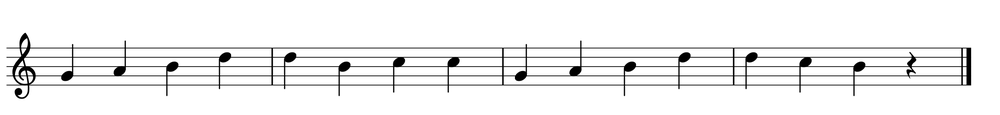
#> input picture data/1.png, 1000 x 115 px, shrunk from 2255 x 259 before the run
$ jupyter execute music_sheet_reader.ipynb   (shell and % lines are left out)   (older library calls are emulated)
#> lines starting #> are read from the running program, lines starting #| are printed output that depends on the picture; after the words box and inside, x2 and y2 are one past the last pixel; in counts of white or black regions, pixels touching at a corner belong together
# Descrição do Problema:
O problema consiste em identificar e extrair todas informações presentes em uma partitura, sendo elas:
- Clave da partitura, dividida entre 3 possibilidades sendo elas:
    - Clave de Sol (G)
    - Clave de Fá (F)
    - Clave de Dó (C)
- Notas, essas tem sua identificação dependendo da posição em que estão sobre ou entre as linhas de uma partitura. Como a figura abaixo representa, aproveitando e colocando a notação com as claves.


- Figuras/Símbolos musicais: essas são as representações de duração de uma nota dentro de um compasso, sendo divididas em:
    - Semibreve
    - Mínima
    - Semínima
    - Colcheia
    - Semicolcheia
    - Fusa
    - Semifusa
    - A figura abaixo apresenta esses símbolos/figuras ordenadas da forma apresentada acima.


- Figuras/Símbolos de pausas: essas são as representações para as pausas, ou seja, momentos de silêncio em uma música, tem a mesma divisão de tempos para as figuras musicais, apresentada na figura abaixo.


# Metodologia:
Após definido o que deve-se reconhecer em uma partitura parte-se para a metodologia que será utilizada para o projeto, após obtenção da imagem a ser processada as atividades serão divididas em:
- Conversão para tons de cinza; ---> ok
- Limiarização e segmentação: deve-se escolher algum método adequado para isso; --->
- Morfologia: isolar elementos pela sua forma; ---> ok
- Organizar a ordem que cada símbolo aparece; ----> ok
- Classificação: definir o que cada elementos isolado pela morfologia é; ---> X

# Bibliotecas a serem utilizadas:

[cell 1]
import cv2
import matplotlib.pyplot as plt
import numpy as np
import sys
from statistics import mean, median
from math import sin, cos, pi, sqrt, ceil, floor, fabs
from random import randint

## 1. Importando a imagem

[cell 2]
path = "data/1.png"
image = cv2.imread(path)
#> image is the input picture: shape (115, 1000, 3); min 0, max 255, mean 240.2

### Funções :

[cell 3]
def display(image, title, gray=0):
    plt.figure(figsize=(50,50))

    if gray==0:
        plt.imshow(image)
    else:
        plt.imshow(image, cmap = 'gray')
    plt.rc('xtick', labelsize=40)
    plt.rc('ytick', labelsize=40)
    plt.title(title, fontsize=50)
    plt.show()

# [11 lines left out: functions displayWin, graycolor, not called in this run]
def binarize(img):
    return cv2.Canny(img, 50, 150)
def detectStaffLines(binImg):
    """Responsável por detectar os pontos de inicio de cata linha de pauta das varias pautas de cada partitura.
    Retorna um vetor com cada pauta e onde (x, y) suas linhas de pauta começam."""

    """ Dilatação e Erosão da imagem para obter seu aspecto horizontal"""
    hor = binImg.copy() #hor irá armazena uma imagem com o aspecto das linhas horizontais de binImg
    horSize = int(hor.shape[1]/100) #define o tamanho do elemento estruturante (nº colunas/100)

    horStructure = cv2.getStructuringElement(cv2.MORPH_RECT, (horSize, 1)) #define o elemento estruturante (um segmento de reta horizontal)
    hor = cv2.erode(hor, horStructure, (-1, -1)) #realiza a erosão na imagem que contém as bordas
    hor = cv2.dilate(hor, horStructure, (-1, -1)) #realiza dilatação na imagem erodida

    h, w = hor.shape[:2] #obtém dimensões da imagem
    c = hor.copy() #cria uma imagem de backup para poder desenhar informações úteis nela
    c = cv2.cvtColor(c, cv2.COLOR_GRAY2BGR) #transforma a imagem de tons de cinza para colorida (BGR)

    """ Detectar as linhas de pauta candidatas (LPCs) """
    threshLine = w/3 #threshold para considerar uma linha de imagem (LI) como linha de pauta (LP)
    #^o threshold assume que a largura das pautas é, pelo menos, maior que 1 terço da largura da imagem
    lineSizes = [] #lista de tamanhos (número de pixels brancos) das LPCs
    lineIdxs = [] #lista de índices das LPCs na imagem original (hor)
    diffs = [] #lista de tamanhos dos gaps (vãos) entre LPCs sucessivas
    idxLPC = 0 #índice da última LPC detectada
    for x in range(0, h): #para todas as LIs da imagem original
        cnt = np.count_nonzero(hor[x]) #conta pixels brancos (não-nulos) da LI x
        if (cnt >= threshLine): #se o número de pixels brancos é maior que o threshold de linhas, então a LI x é considerada uma LPC i
            lineSizes.append(cnt) #armazena tamanho da LPC i na lista de tamanhos
            lineIdxs.append(x) #armazena índice da LPC i na lista de índices
            if (idxLPC != 0): #exceto para a primeira LI
                diffs.append(lineIdxs[idxLPC] - lineIdxs[idxLPC-1]) #calcula o gap entre as duas últimas LPCs detectadas
            idxLPC += 1 #avança o índice de LPCs

    nLPCs = idxLPC #no final do passo 1, a variável idxLPC contém o número de LPCs
    if (nLPCs < 5): #se o número de LPCs é menor que o número mínimo de linhas para se ter uma pauta (5)
        return None, -1 #então, nenhuma pauta foi detectada

    """ Detectando a distância (gap) entre as LPCs """
    mini = np.amin(diffs) #obtém a mínima distância entre LPCs sucessivas
    maxi = np.amax(diffs) #obtém a máxima distância entre LPCs sucessivas

    if (nLPCs >= 20): #se a variância dos gaps é alta, então é provável que a partitura tenha mais de uma pauta
        threshGap = int(mini + (maxi/3)) #threshGap é o threshold para considerar uma distância de LPCs sucessivas como sendo um espaço entre pautas
        #^o threshold assume que o gap entre as pautas é a menor distância entre LPCs sucessivas + um terço da maior distância entre LPCs sucessivas
    else: #se a variância dos gaps é baixa, então é provável que a partitura tenha apenas uma pauta
        threshGap = maxi+1 #o threshold atribuido é para garantir que apenas uma pauta será detectada nos próximos passos

    """ Detectar onde as LPs começam no eixo y. """
    b = 0 #índice, na lista de índices das LPCs, do começo (begin) da última LP detectada
    nStaves = 0 #o atual número de pautas detectadas
    staves = [] #lista de pautas, contendo para cada pauta as informações sobre os 5 pontos de início de cada LP

    for x in range(1, nLPCs): #para todas as possíveis linhas de pauta (LPCs)
        if ((lineIdxs[x] - lineIdxs[x-1] >= threshGap) or x == nLPCs-1): #verifica se o espaço entre uma LPC e outra pode ser considerado um espaço de pautas
            if (x == nLPCs-1): #este if garante que a última pauta será detectada
                x = nLPCs;

            nStaves = nStaves + 1 #ao entrar neste if, uma nova pauta foi detectada
            d = (lineIdxs[x-1] - lineIdxs[b])/4 #calcula-se então a distância entre as linhas de uma pauta
            #abaixo, calcula-se os pontos de início (apenas o y) das 5 linhas da pauta recém-detectada
            staves.append(([0, lineIdxs[b]], [0, lineIdxs[b]+d], [0, lineIdxs[b]+2*d], [0, lineIdxs[b]+3*d], [0, lineIdxs[x-1]]))
            b = x #por fim, a próxima pauta começa onde a última terminou

    """ Detectar onde as LPs começam no eixo x """
    for s in range(0, nStaves): #para cada pauta s detectada
        for j in range(0, w): #para todas as colunas j da imagem original no eixo x
            b = staves[s][0][1] #b é a linha onde começa a pauta s
            e = staves[s][4][1] #e é a linha onde termina a pauta s
            cnt = 0 #cnt armazena o número de pixels brancos na coluna j
            for i in range(b, e+1): #i vai do começo até o fim da pauta s no eixo y
                if (hor[i][j] != 0): #se o pixel da imagem no ponto (i, j) é branco
                    cnt += 1 #aumenta o contador de pixels brancos na coluna j
                if (cnt == 3): #3 é o threshold usado para afirmar que aquela coluna é onde começa a pauta s no eixo x
                    staves[s][0][0] = j #o eixo x de todas LPs da pauta s é atualizado com o valor de j
                    staves[s][1][0] = j
                    staves[s][2][0] = j
                    staves[s][3][0] = j
                    staves[s][4][0] = j
                    break

    """ Desenhar círculos vermelhos onde foram detectadas as pautas """
    for i in range(0, nStaves): #para cada pautas i detectada
        for j in range(0, 5): #para cada linha j da pauta i detectada
            #abaixo, desenha-se um círculo vermelho de raio 3 e espessura -3 onde começa a LP j da pauta i
            cv2.circle(c, (int(staves[i][j][0]), int(staves[i][j][1])), 3, (0, 0, 255), -3)

    """ Mostra algumas informações referentes às pautas detectadas """
    print("Estimated size of the staff lines = ", median(lineSizes))
    print("Estimade number of staves = ", nStaves)

    display( hor,"Detecção de linhas horizontais",gray = 1)
    display( c,"Circulo vermelho sobre as linhas da partitura", gray = 1)
    return staves, d #retorna o conjunto de pautas e uma possivel distância entre as linhas de pauta

def removeStaffLines(binImg, lim):
    """ Remove as linhas de pauta de uma imagem de partitura.
    Retorna uma imagem sem as linhas de pauta. """

    """ Realizar erosão e dilatação da imagem binária para obter seu aspecto horizontal """
    hor = binImg.copy() #hor irá armazena uma imagem com o aspecto das linhas horizontais de binImg
    horSize = int(hor.shape[1]/100) #define o tamanho do elemento estruturante (nº colunas/100)

    horStructure = cv2.getStructuringElement(cv2.MORPH_RECT, (horSize, 1)) #define o elemento estruturante (um segmento de reta horizontal)
    hor = cv2.erode(hor, horStructure, (-1, -1)) #realiza a erosão na imagem que contém as bordas
    hor = cv2.dilate(hor, horStructure, (-1, -1)) #realiza dilatação na imagem erodida

    h, w = binImg.shape[:2] #obtém dimensões da imagem de entrada

    for j in range(0, lim+1):
        for i in range(0, h):
            binImg[i][j] = 0

    res = binImg.copy() #cria uma cópia da imagem de entrada para poder modificá-la e retorná-la

    """ Remover as possíveis linhas de pauta """
    go = [[-1, -1], [0, -1], [1, -1], [-1, 1], [0, 1], [1, 1]]
    threshLine = w/3 #threshold para considerar uma linha de imagem (LI) como linha de pauta (LP)
    for i in range(0, h): #para todas as LIs da imagem original
        cnt = np.count_nonzero(hor[i]) #conta pixels brancos (não-nulos) da LI x
        if (cnt >= threshLine): #se o número de pixels brancos é maior que o threshold de linhas, então a LI x é considerada uma LPC i
            (res[i]).fill(0) #remove as LPCs, preenchendo a LIs correspondentes com pixels pretos

    """ Dilatar a imagem resultante para mitigar os efeitos de corte advindos da remoção de linhas de pauta """
    kernel1 = cv2.getStructuringElement(cv2.MORPH_RECT,(3,3)) #obtém um elemento estruturante quadrado 3x3
    kernel2 = cv2.getStructuringElement(cv2.MORPH_RECT,(3,3)) #obtém um elemento estruturante quadrado 3x3
    kernel3 = cv2.getStructuringElement(cv2.MORPH_RECT,(7,7)) #obtém um elemento estruturante quadrado 3x3
    kernel4 = cv2.getStructuringElement(cv2.MORPH_RECT,(3,1))
    kernel5 = cv2.getStructuringElement(cv2.MORPH_RECT,(7,7))

    res = cv2.dilate(res, kernel2, iterations=2)
    res = cv2.morphologyEx(res, cv2.MORPH_CLOSE, kernel2, iterations=1)
    res = cv2.dilate(res, kernel4, iterations=1)
    res = cv2.dilate(res, kernel4, anchor=(2,0),iterations=1)
    res = cv2.morphologyEx(res, cv2.MORPH_CLOSE, kernel5, iterations=1)


    return res;

def removeStaffLines2(f):
    height = np.size(f, 0)
    width = np.size(f, 1)
    mid = int(width/2)

    mask = np.zeros([3, 5, 1], dtype=np.uint8)

    for j in range(0,5):
        mask[0,j] = 255
        mask[1,j] = 0
        mask[2,j] = 255

    th, g = cv2.threshold(f,1,255,cv2.THRESH_BINARY)
    cont = 0
    flag = 1

    for i in range(0,height):
        if g[i,mid] == 0:
            cont = 0
            for j in range(0,width):
                if g[i,j] == 0:
                    cont = cont + 1
            if cont > width*0.8:
                # executar limpeza da linha
                for k in range(0,width):
                    if g[i,k] == 0:
                        #compara imagens
                        flag = 1
                        for a in range(k, k+5): #compara a frente da posicao atual na imagem com mascara, se for, identico limpa posicao atual
                            if g[i-1,k] != mask[0,a-k]:
                                flag = 0
                            elif g[i,k] != mask[1,a-k]:
                                flag = 0
                            elif g[i+1,k] != mask[2,a-k]:
                                flag = 0
                            if flag == 1:
                                #limpa posicao atual
                                g[i,k] = 255

    g = binarize(g)
    kernel = cv2.getStructuringElement(cv2.MORPH_RECT,(3,3))
    g = cv2.dilate(g, kernel, iterations=3)

    return g;

def segment(binImg, cImg, opt):
    im2, contours, hierarchy = cv2.findContours(binImg, cv2.RETR_EXTERNAL, cv2.CHAIN_APPROX_SIMPLE)

    bboxes = []
    for i in range(0, len(contours)):
        cnt = contours[i]
        perimeter = cv2.arcLength(cnt, True)
        threshPerimeter = 25
        if (perimeter >= threshPerimeter):
            x, y, w, h = cv2.boundingRect(contours[i])
            bboxes.append([x, y, w, h, None])
            cv2.rectangle(cImg, (x,y), (x+w, y+h), (randint(0, 255), randint(0, 255), randint(0, 255)), 3)

    display(cImg ,"Segmented " + str(opt), gray = 1)


    return bboxes;

[cell 4]
def distance(point1, point2):
    return np.sqrt((point1[0] - point2[0]) ** 2 + (point1[1] - point2[1]) ** 2)

## Defines

[cell 5]
SAVING_IMAGES_STEPS = True
VERBOSE = True
LINES_DISTANCE_THRESHOLD = 50
LINES_ENDPOINTS_DIFFERENCE = 10
THRESHOLD_MIN = 160
THRESHOLD_MAX = 255
GAUSSIAN_BLUR_KERNEL = (11, 11)
NOTE_PITCH_DETECTION_MIDDLE_SNAPPING = 6

# Key extractor:
KEY_WIDTH_DIVIDER = 40
# WINDOW_WIDTH = 50
WHITE_PIXELS_PERCENTAGE = 0.85
WINDOW_SHIFT = 2

## Main

[cell 6]
path = "data/1.png"
img = cv2.imread(path) #Carrega a imagem, designada pelo argumento 1 passado via linha de comando
grayImg = cv2.cvtColor(img, cv2.COLOR_BGR2GRAY) #Converte a imagem do espaço de cores BGR para tons de cinza
binImg = binarize(grayImg) #Binariza a imagem em tons de cinza
#> in binarize, `return cv2.Canny(img, 50, 150)`:
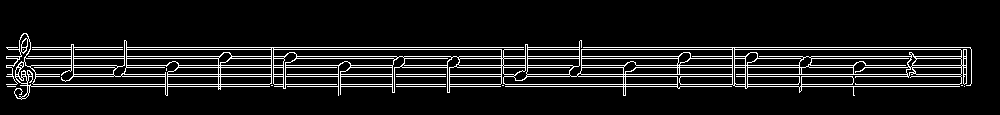
#> returned value: shape (115, 1000); 9.4% white in thin lines or dots, all inside (x1, y1, x2, y2) = (6, 33, 972, 100)

h, w = img.shape[:2]

staves, D = detectStaffLines(binImg.copy()) #detecta onde começam as linhas de pauta
#> in detectStaffLines, `hor = cv2.erode(hor, horStructure, (-1, -1))`:
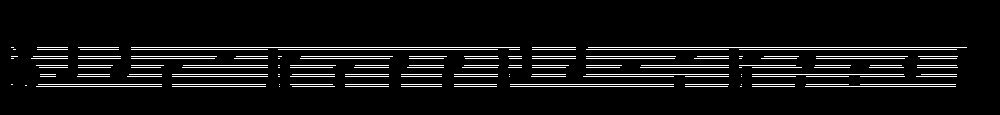
#> hor: shape (115, 1000); 6.5% white in thin lines or dots, all inside (x1, y1, x2, y2) = (11, 47, 967, 87)
#> in detectStaffLines, `hor = cv2.dilate(hor, horStructure, (-1, -1))`:
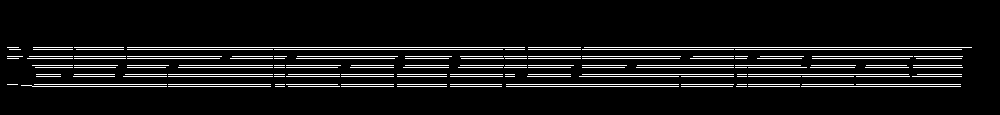
#> hor: shape (115, 1000); 7.7% white in thin lines or dots, all inside (x1, y1, x2, y2) = (7, 47, 972, 87)
#> the loop in detectStaffLines, `for x in range(0, h):` made 115 passes
#> cnt on passes 1 to 8: 0, 0, 0, 0, 0, 0, 0, 0
#> after the loop in detectStaffLines, `for x in range(0, h):`: diffs = [2, 7, 2, 7, 2, 7, 2, 8, 2]; idxLPC = 10; lineIdxs = [47, 49, 56, 58, 65, 67, 74, 76, 84, 86]; lineSizes = [941, 927, 875, 861, 829, 829, 853, 863, 909, 903]
#> in detectStaffLines, `nLPCs = idxLPC`: nLPCs = 10
#> in detectStaffLines, `mini = np.amin(diffs)`: mini = 2
#> in detectStaffLines, `maxi = np.amax(diffs)`: maxi = 8
#> in detectStaffLines, `threshGap = maxi+1`: threshGap = 9
#> the loop in detectStaffLines, `for x in range(1, nLPCs):` made 9 passes
#> (d, b) on pass 9: (9.75, 10)
#> after the loop in detectStaffLines, `for x in range(1, nLPCs):`: b = 10; d = 9.75; nStaves = 1; staves = [([0, 47], [0, 56.75], [0, 66.5], [0, 76.25], [0, 86])]
#> after the loop in detectStaffLines, `for s in range(0, nStaves):`: staves = [([962, 47], [962, 56.75], [962, 66.5], [962, 76.25], [962, 86])]
#> after the loop in detectStaffLines, `for i in range(0, nStaves):`:
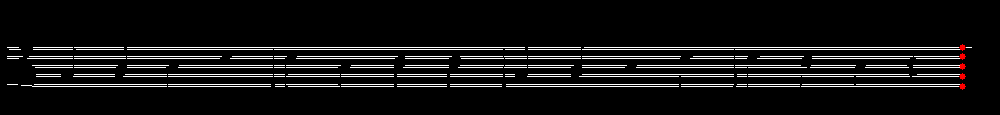
#> c: shape (115, 1000, 3); mean B, G, R 19.5, 19.5, 19.8
#| Estimated size of the staff lines =  869.0
#| Estimade number of staves =  1
#> D = 9.75
binImg3 = removeStaffLines(binImg.copy(), staves[0][0][0]) #remove as linhas de pauta
#> after the loop in removeStaffLines, `for j in range(0, lim+1):`:
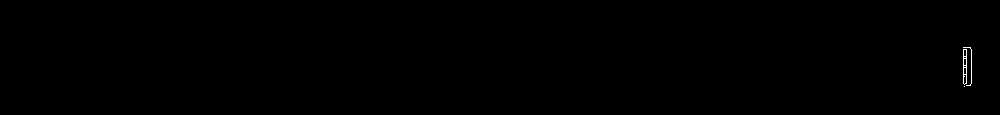
#> binImg: shape (115, 1000); 0.12% white in thin lines or dots, all inside (x1, y1, x2, y2) = (963, 47, 972, 87)
#> the loop in removeStaffLines, `for i in range(0, h):` made 115 passes
#> in removeStaffLines, `kernel1 = cv2.getStructuringElement(cv2.MORPH_RECT,(3,3))`: kernel1 = [[1, 1, 1], [1, 1, 1], [1, 1, 1]]
#> in removeStaffLines, `kernel4 = cv2.getStructuringElement(cv2.MORPH_RECT,(3,1))`: kernel4 = [[1, 1, 1]]
#> in removeStaffLines, `res = cv2.dilate(res, kernel4, anchor=(2,0),iterations=1)`:
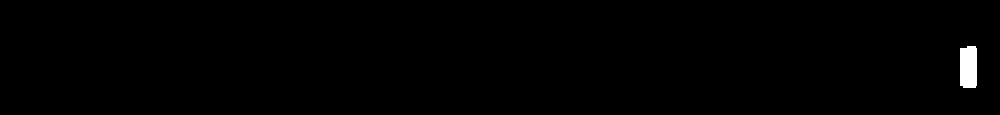
#> res: shape (115, 1000); 0.6% white; 1 white region, box (x1, y1, x2, y2) and area: (960, 46, 977, 88) 690
binImg2 = removeStaffLines2(grayImg.copy()) #remove as linhas de pauta
#> in removeStaffLines2, `height = np.size(f, 0)`: height = 115
#> in removeStaffLines2, `width = np.size(f, 1)`: width = 1000
#> in removeStaffLines2, `mid = int(width/2)`: mid = 500
#> in removeStaffLines2, `th, g = cv2.threshold(f,1,255,cv2.THRESH_BINARY)`:
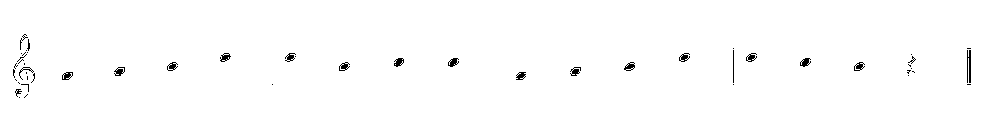
#> g: shape (115, 1000); 99% white; black in thin lines or dots, all inside (x1, y1, x2, y2) = (13, 34, 971, 98)
#> in binarize (call 2), `return cv2.Canny(img, 50, 150)`:
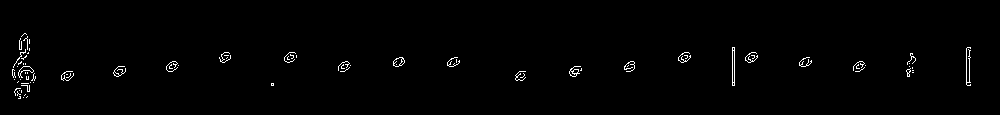
#> returned value: shape (115, 1000); 1% white in thin lines or dots, all inside (x1, y1, x2, y2) = (12, 33, 971, 99)
#> in removeStaffLines2, `kernel = cv2.getStructuringElement(cv2.MORPH_RECT,(3,3))`: kernel = [[1, 1, 1], [1, 1, 1], [1, 1, 1]]
#> in removeStaffLines2, `g = cv2.dilate(g, kernel, iterations=3)`:
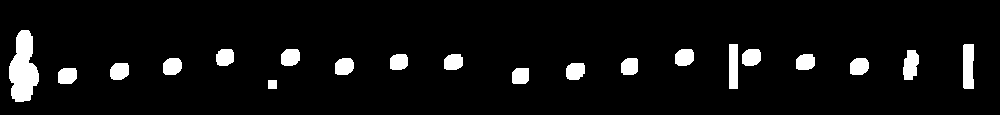
#> g: shape (115, 1000); 6% white; 20 white regions

## Imagens dos resultados e a Original

[cell 7]
display(img,"Original Image") #Exibe imagem original em BGR
display( binImg,"Image Edges", gray = 1) #Exibe as bordas da imagem
display(binImg3,"Removing Staff Lines (1 attempt)",gray = 1) #Exibe as bordas da imagem
display( binImg2,"Removing Staff Lines (2 attempt)", gray = 1) #Exibe as bordas da imagem
segment(binImg3, img.copy(), 1)
#> in segment, `im2, contours, hierarchy = cv2.findContours(binImg, cv2.RETR_EXTERNAL,..`: contours = 1 contour; box (x1, y1, x2, y2) and area: (960, 46, 977, 88) 634
#> the loop in segment, `for i in range(0, len(contours)):` made 1 pass
#> (perimeter, threshPerimeter, x, y, w, h) on pass 1: (111.7, 25, 960, 46, 17, 42)
#> after the loop in segment, `for i in range(0, len(contours)):`: bboxes = 1 item
segment(binImg2, img.copy(), 2)
#> call 2 of segment, with opt = 2
#> in segment (call 2), `im2, contours, hierarchy = cv2.findContours(binImg, cv2.RETR_EXTERNAL,..`: contours = 20 contours; largest, box (x1, y1, x2, y2) and area: (9, 30, 39, 102) 1386, (963, 44, 974, 89) 421, (729, 44, 738, 89) 352, (903, 50, 919, 80) 333, (281, 49, 300, 66) 254
#> the loop in segment (call 2), `for i in range(0, len(contours)):` made 20 passes
#> (cnt, perimeter, x, y, w, h) on passes 1, 19: ([[268, 80], [268, 88], [276, 88], [276, 80]], 32, 268, 80, 9, 9), ([[729, 44], [729, 88], [737, 88], [737, 44]], 104, 729, 44, 9, 45)
#> after the loop in segment (call 2), `for i in range(0, len(contours)):`:
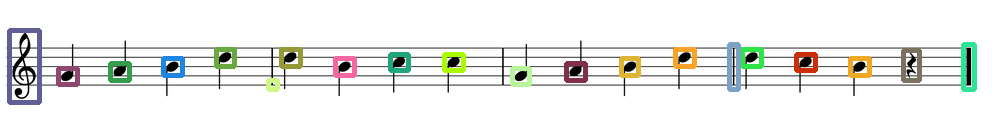
#> cImg: shape (115, 1000, 3); mean of channels 0, 1, 2 231.9, 234.9, 233.7; drawn as B, G, R
#> after the loop in segment (call 2), `for i in range(0, len(contours)):`: bboxes = 20 items

$ run again, with data/2.png copied over data/1.png
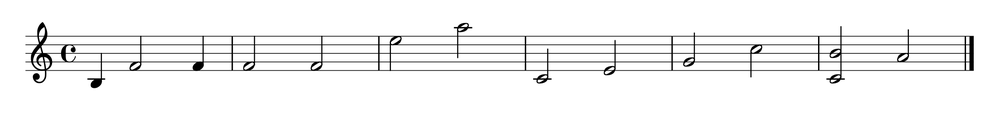
#> input picture data/2.png, 1000 x 115 px, shrunk from 2440 x 280 before the run
#> image is the input picture: shape (115, 1000, 3); min 0, max 255, mean 242.4
#> the loop in detectStaffLines, `for x in range(0, h):` made 115 passes
#> cnt on passes 1 to 8: 0, 0, 0, 0, 0, 0, 0, 0
#> after the loop in detectStaffLines, `for x in range(0, h):`: diffs = [2, 6, 2, 7, 2, 6, 2, 7, 2]; idxLPC = 10; lineIdxs = [35, 37, 43, 45, 52, 54, 60, 62, 69, 71]; lineSizes = [927, 905, 893, 894, 862, 871, 784, 812, 851, 872]
#> nLPCs = 10
#> mini = 2
#> maxi = 7
#> threshGap = 8
#> the loop in detectStaffLines, `for x in range(1, nLPCs):` made 9 passes
#> (d, b) on pass 9: (9, 10)
#> after the loop in detectStaffLines, `for x in range(1, nLPCs):`: b = 10; d = 9; nStaves = 1; staves = [([0, 35], [0, 44], [0, 53], [0, 62], [0, 71])]
#> after the loop in detectStaffLines, `for s in range(0, nStaves):`: staves = [([965, 35], [965, 44], [965, 53], [965, 62], [965, 71])]
#| Estimated size of the staff lines =  871.5
#| Estimade number of staves =  1
#> `staves, D = detectStaffLines(binImg.copy())`: D = 9
#> after the loop in removeStaffLines, `for j in range(0, lim+1):`:
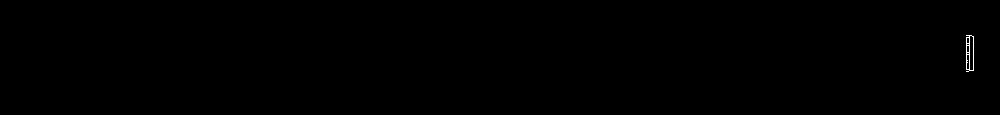
#> binImg: shape (115, 1000); 0.11% white in thin lines or dots, all inside (x1, y1, x2, y2) = (966, 35, 974, 72)
#> the loop in removeStaffLines, `for i in range(0, h):` made 115 passes
#> kernel1 = [[1, 1, 1], [1, 1, 1], [1, 1, 1]]
#> kernel4 = [[1, 1, 1]]
#> height = 115
#> width = 1000
#> mid = 500
#> kernel = [[1, 1, 1], [1, 1, 1], [1, 1, 1]]
#> contours = 1 contour; box (x1, y1, x2, y2) and area: (963, 34, 979, 73) 559
#> the loop in segment, `for i in range(0, len(contours)):` made 1 pass
#> (perimeter, threshPerimeter, x, y, w, h) on pass 1: (104.8, 25, 963, 34, 16, 39)
#> after the loop in segment, `for i in range(0, len(contours)):`: bboxes = 1 item
#> contours = 19 contours; largest, box (x1, y1, x2, y2) and area: (28, 19, 55, 87) 1198, (961, 33, 977, 74) 596, (58, 41, 78, 66) 373, (521, 33, 530, 74) 319, (386, 32, 404, 49) 234
#> the loop in segment (call 2), `for i in range(0, len(contours)):` made 19 passes
#> (cnt, perimeter, x, y, w, h) on pass 4: ([[814, 65], [814, 73], [822, 73], [822, 65]], 32, 814, 65, 9, 9)
#> after the loop in segment (call 2), `for i in range(0, len(contours)):`:
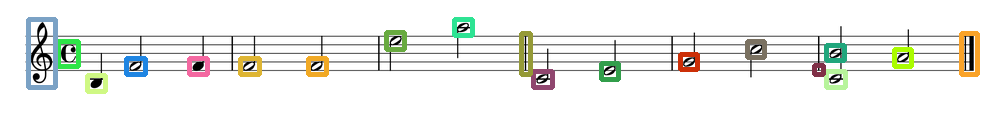
#> cImg: shape (115, 1000, 3); mean of channels 0, 1, 2 234.1, 237.8, 236.6; drawn as B, G, R
#> after the loop in segment (call 2), `for i in range(0, len(contours)):`: bboxes = 19 items
